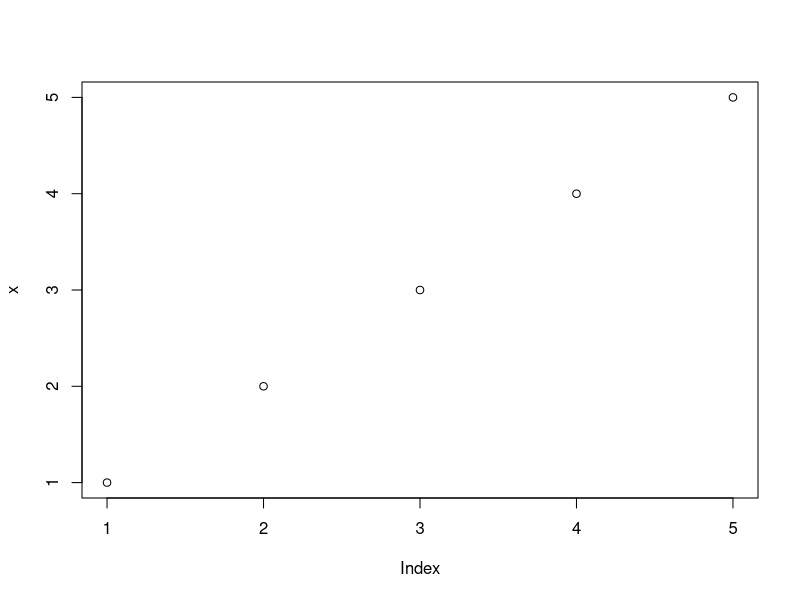

Reproduce this figure in R.
x <- c(1,2,3,4,5)
y <- c(1,2,3,4,5)
X11()
plot(x)
message("Press Return to Continue")
invisible(readLines("stdin", n=1))